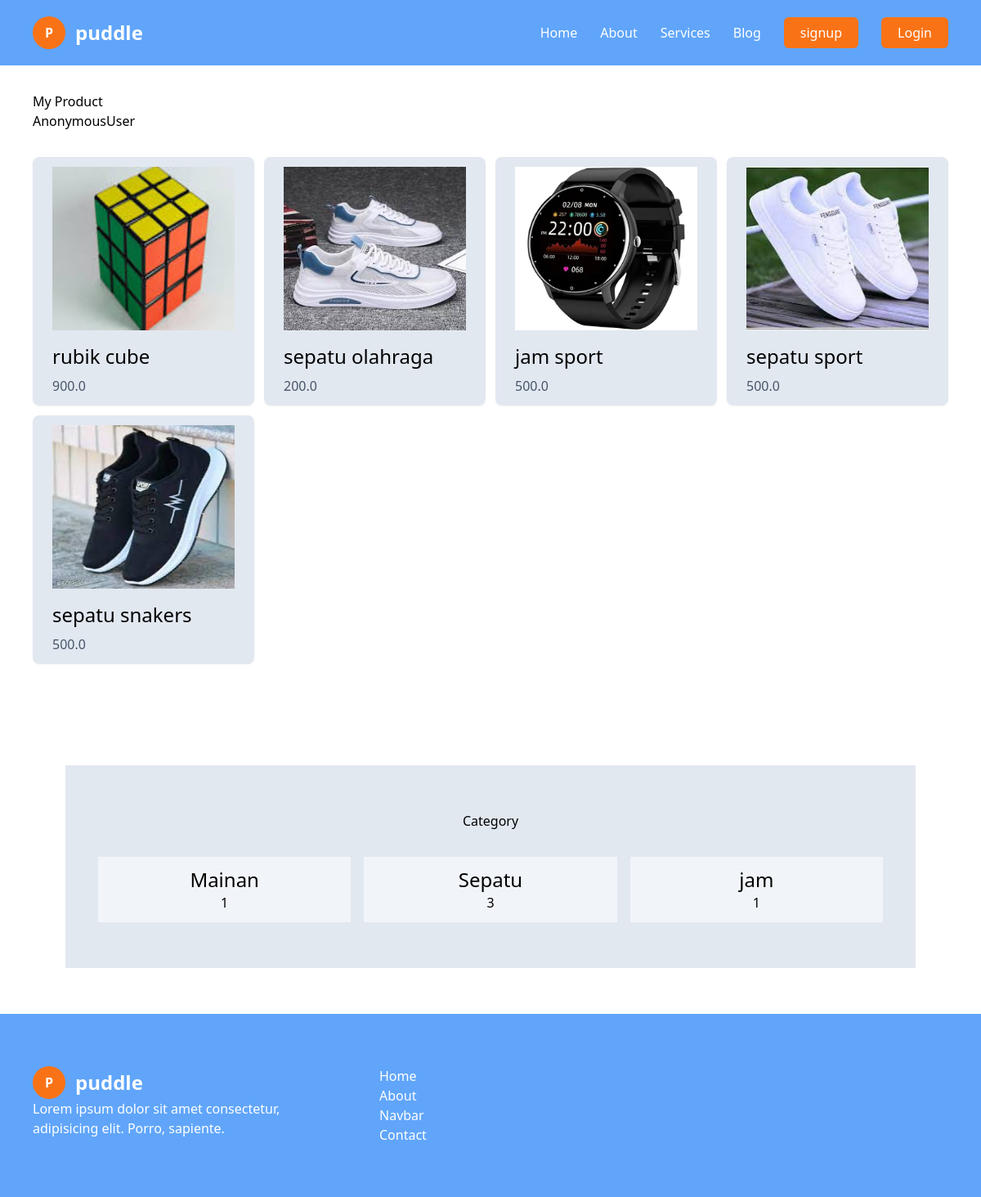
The page / on the database its author committed.
### items/models.py (models this page shows, shortened)
class Items(models.Model):
    category = models.ForeignKey(Category, related_name="items", on_delete=models.CASCADE)
    nama = models.CharField(max_length=200)
    description = models.TextField(null=True, blank=True)
    price = models.FloatField()
    image = models.ImageField(upload_to="item_images", blank=True, null=True )
    is_sold = models.BooleanField(default=False)
    created_by = models.ForeignKey(User, related_name="user", on_delete=models.CASCADE)
    created_at = models.DateTimeField(auto_now_add=True)
    class Meta:
        verbose_name_plural = 'Items'

class Category(models.Model):
    nama = models.CharField(max_length=200);
    class Meta:
        ordering = ('nama',)

### core/views.py (the view)
# urls.py: path('', index, name="index"),
def index(request):
    categories = Category.objects.all()
    items = Items.objects.filter(is_sold = False)[0:6]
    return render(request, 'core/index.html', {
        "categories":categories,
        "items":items
    })

### core/templates/core/index.html (shortened to what this page needs)
{% extends 'core/core.html' %}
{% block content %}
   <div class="pt-28 px-10">
     <h1>My Product</h1>
     <h1>{{request.user}}</h1>
      <div class="mt-8 grid grid-cols-4 gap-3">
        {% for item in items %}
           <a href="{% url 'detaill' item.id %}">
              <div class="py-3 px-6 rounded-lg shadow-sm bg-slate-200">
                <img src="{{item.image.url}}" class="w-full h-[200px]" alt="">
                <h1 class="text-2xl mt-4 mb-2">{{item.nama}}</h1>
                <p class="text-slate-600">{{item.price}}</p>
              </div>
           </a>
        {% endfor %}
      </div>
      <div class="mt-24 px-10 pb-14 pt-7">
         <div class="bg-slate-200 py-14">
            <h1 class="text-center mb-8">Category</h1>
            <div class="grid gap-4 grid-cols-3 px-10">
                {% for category in categories %}
                  <div class="px-4 py-3 text-center bg-slate-100">
                    <h1 class="text-2xl">{{category.nama}}</h1>
                    <p>{{category.items.count}}</p>
                  </div>
                {% endfor %}
            </div>
         </div>
      </div>
   </div>
{% endblock %}

### core/templates/core/core.html (shortened to what this page needs)
<!DOCTYPE html>
<html lang="en">
<head>
    <script src="https://cdn.tailwindcss.com"></script>
</head>
<body>
    <header class="fixed top-0 left-0 w-full px-10 py-5 bg-blue-400 text-white">
        <div class="flex justify-between items-center">
            <div class="flex gap-3 items-center">
                <h1 class="bg-orange-500 text-white font-bold w-10 h-10 leading-10 text-center rounded-full">P</h1>
                <h1 class="font-bold text-2xl">puddle</h1>
            </div>
            <nav class="">
                <ul class="flex flex-row gap-7 items-center ">
                    <li>Home</li>
                    <li>About</li>
                    <li>Services</li>
                    <li>Blog</li>
                    {% if request.user.is_authenticated %}
                    <a href="{% url 'newitems' %}" class="px-4 py-3 bg-green-500 text-white rounded-lg hover:bg-green-400">New items</a>
                    <a href="#" class="px-4 py-3 bg-green-500 text-white rounded-lg hover:bg-green-400">Inbox</a>
                    <a href="#" class="px-4 py-3 bg-gray-500 text-white rounded-lg hover:bg-gray-400">Dashboard</a>
                    {% else %}
                      <li><a href="{% url 'signup' %}" class="text-white bg-orange-500 px-5 py-2 rounded-md">signup</a></li>
                      <li><a href="{% url 'login' %}" class="text-white bg-orange-500 px-5 py-2 rounded-md">Login</a></li>
                    {%endif%}
                </ul>
            </nav>
        </div>
    </header>
    {% block content %}
    {% endblock %}
    <footer class="bg-blue-400 py-16 text-white">
        <div class="px-10">
            <div class="flex gap-10">
                <div class="max-w-sm">
                    <div class="flex gap-3 items-center">
                        <h1 class="bg-orange-500 text-white font-bold w-10 h-10 leading-10 text-center rounded-full">P</h1>
                        <h1 class="font-bold text-2xl">puddle</h1>
                    </div>
                    <p>Lorem ipsum dolor sit amet consectetur, adipisicing elit. Porro, sapiente.</p>
                </div>
                <ul>
                    <li>Home</li>
                    <li>About</li>
                    <li>Navbar</li>
                    <li>Contact</li>
                </ul>
            </div>
        </div>
    </footer>
</body>
</html>

### rows shown on the page
Items: image (picture), nama "rubik cube", price "900.0"
Items: image (picture), nama "sepatu olahraga", price "200.0"
Items: image (picture), nama "jam sport", price "500.0"
Items: image (picture), nama "sepatu sport", price "500.0"
Items: image (picture), nama "sepatu snakers", price "500.0"
Category: nama "Mainan", items.count "1"
Category: nama "Sepatu", items.count "3"
Category: nama "jam", items.count "1"

### other values the page prints
{{ request.user }} "AnonymousUser"
